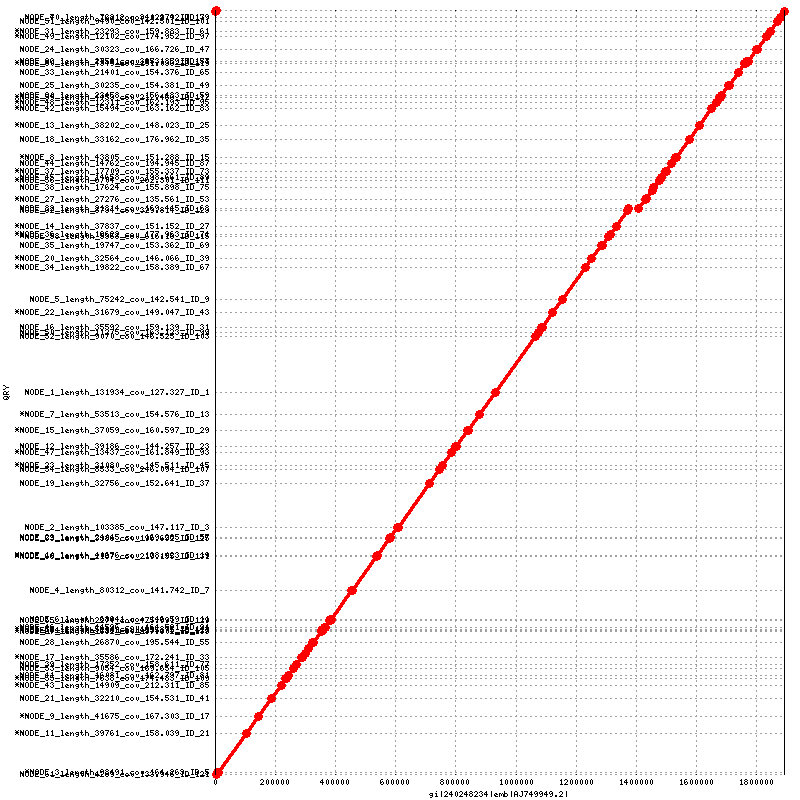

Here is the gnuplot script that generated this plot:
set terminal png tiny size 800,800
set output "SRR1019709.png"
set ytics ( \
 "NODE_61_length_4289_cov_133.946_ID_121" 1, \
 "*NODE_3_length_93491_cov_164.263_ID_5" 4289, \
 "*NODE_11_length_39761_cov_158.039_ID_21" 97779, \
 "*NODE_9_length_41675_cov_167.303_ID_17" 137539, \
 "NODE_21_length_32210_cov_154.531_ID_41" 179213, \
 "*NODE_43_length_14909_cov_212.311_ID_85" 211422, \
 "*NODE_55_length_7638_cov_174.483_ID_109" 226330, \
 "NODE_41_length_16081_cov_162.797_ID_81" 233967, \
 "NODE_53_length_9054_cov_169.654_ID_105" 250047, \
 "NODE_39_length_17352_cov_158.611_ID_77" 259100, \
 "*NODE_17_length_35586_cov_172.241_ID_33" 276451, \
 "NODE_28_length_26870_cov_195.544_ID_55" 312036, \
 "*NODE_67_length_1682_cov_397.602_ID_133" 338905, \
 "*NODE_64_length_2360_cov_255.75_ID_127" 340586, \
 "*NODE_57_length_5404_cov_199.377_ID_113" 342945, \
 "NODE_46_length_14596_cov_164.521_ID_91" 348348, \
 "NODE_65_length_2274_cov_475.991_ID_129" 362943, \
 "NODE_6_length_68941_cov_146.59_ID_11" 365216, \
 "NODE_4_length_80312_cov_141.742_ID_7" 434156, \
 "*NODE_66_length_2137_cov_219.155_ID_131" 514467, \
 "*NODE_10_length_40676_cov_138.023_ID_19" 516603, \
 "NODE_63_length_3386_cov_196.692_ID_125" 557278, \
 "NODE_29_length_24045_cov_169.285_ID_57" 560663, \
 "NODE_2_length_103385_cov_147.117_ID_3" 584707, \
 "NODE_19_length_32756_cov_152.641_ID_37" 688091, \
 "NODE_54_length_8533_cov_246.094_ID_107" 720846, \
 "*NODE_23_length_31080_cov_145.511_ID_45" 729378, \
 "*NODE_47_length_13437_cov_161.849_ID_93" 760457, \
 "NODE_12_length_39186_cov_144.257_ID_23" 773893, \
 "*NODE_15_length_37059_cov_160.597_ID_29" 813078, \
 "*NODE_7_length_53513_cov_154.576_ID_13" 850136, \
 "NODE_1_length_131934_cov_127.327_ID_1" 903648, \
 "NODE_52_length_9070_cov_146.525_ID_103" 1035581, \
 "NODE_50_length_11275_cov_163.123_ID_99" 1044650, \
 "NODE_16_length_35592_cov_159.139_ID_31" 1055924, \
 "*NODE_22_length_31679_cov_149.047_ID_43" 1091515, \
 "NODE_5_length_75242_cov_142.541_ID_9" 1123193, \
 "*NODE_34_length_19822_cov_158.389_ID_67" 1198434, \
 "*NODE_20_length_32564_cov_146.066_ID_39" 1218255, \
 "NODE_35_length_19747_cov_153.362_ID_69" 1250818, \
 "*NODE_58_length_5358_cov_616.16_ID_115" 1270564, \
 "*NODE_36_length_19622_cov_177.963_ID_71" 1275921, \
 "*NODE_14_length_37837_cov_151.152_ID_27" 1295542, \
 "NODE_62_length_3734_cov_329.814_ID_123" 1333378, \
 "NODE_32_length_21814_cov_169.445_ID_63" 1337111, \
 "*NODE_27_length_27276_cov_135.561_ID_53" 1358924, \
 "NODE_38_length_17624_cov_155.898_ID_75" 1386199, \
 "*NODE_56_length_6704_cov_262.301_ID_111" 1403822, \
 "NODE_45_length_14658_cov_198.661_ID_89" 1410525, \
 "*NODE_37_length_17709_cov_155.337_ID_73" 1425182, \
 "NODE_44_length_14762_cov_194.945_ID_87" 1442890, \
 "*NODE_8_length_43805_cov_151.288_ID_15" 1457651, \
 "NODE_18_length_33162_cov_176.962_ID_35" 1501455, \
 "*NODE_13_length_38202_cov_148.023_ID_25" 1534616, \
 "*NODE_42_length_15494_cov_163.162_ID_83" 1572817, \
 "*NODE_48_length_12311_cov_162.193_ID_95" 1588310, \
 "*NODE_59_length_4453_cov_212.466_ID_117" 1600620, \
 "NODE_30_length_23458_cov_156.483_ID_59" 1605072, \
 "NODE_25_length_30235_cov_154.381_ID_49" 1628529, \
 "NODE_33_length_21401_cov_154.376_ID_65" 1658763, \
 "*NODE_60_length_4349_cov_191.036_ID_119" 1680163, \
 "NODE_69_length_1054_cov_347.185_ID_137" 1684511, \
 "NODE_26_length_27521_cov_253.339_ID_51" 1685562, \
 "NODE_24_length_30323_cov_166.726_ID_47" 1713082, \
 "*NODE_49_length_12102_cov_174.952_ID_97" 1743404, \
 "*NODE_31_length_23293_cov_159.883_ID_61" 1755505, \
 "NODE_51_length_9490_cov_142.501_ID_101" 1778797, \
 "NODE_70_length_738_cov_340.174_ID_139" 1788286, \
 "NODE_40_length_16212_cov_129.92_ID_79" 1789023, \
 "" 1805302 \
)
set size 1,1
set grid
unset key
set border 10
set ticscale 0 0
set xlabel "gi|240248234|emb|AJ749949.2|"
set ylabel "QRY"
set format "%.0f"
set mouse format "%.0f"
set mouse mouseformat "[%.0f, %.0f]"
set mouse clipboardformat "[%.0f, %.0f]"
set xrange [1:1892775]
set yrange [1:1805302]
set style line 1  lt 1 lw 3 pt 6 ps 1
set style line 2  lt 3 lw 3 pt 6 ps 1
set style line 3  lt 2 lw 3 pt 6 ps 1
plot \
 "SRR1019709.fplot" title "FWD" w lp ls 1, \
 "SRR1019709.rplot" title "REV" w lp ls 2
